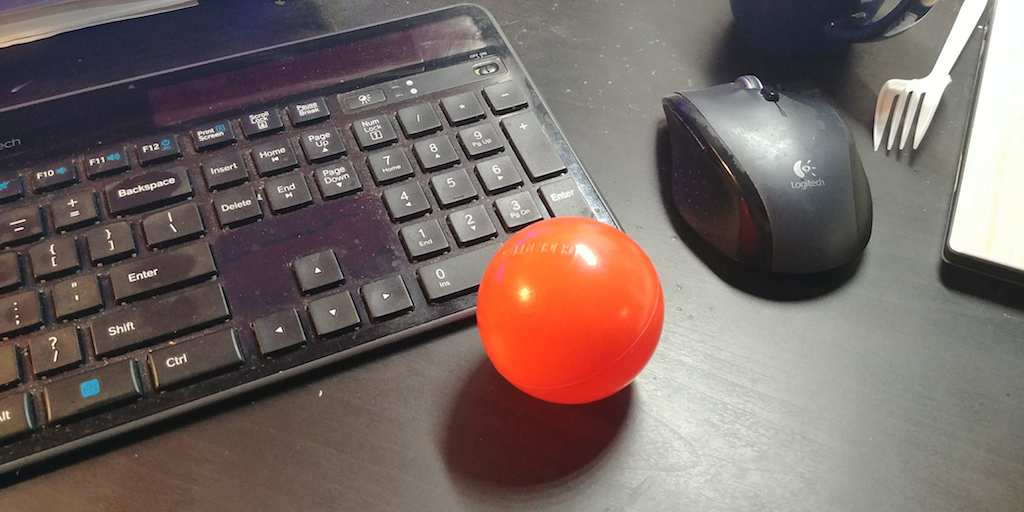
#> input picture red_ball_lighting.jpg, 1024 x 512 px
$ jupyter execute Circle_Detection.ipynb   (shell and % lines are left out)
#> lines starting #> are read from the running program, lines starting #| are printed output that depends on the picture
[cell 1]
import cv2
import numpy as np
from matplotlib import pyplot as plt
import matplotlib.image as mpimg
import argparse
print("loaded packages")

[cell 2]
### Detect circles in the image ###

img = cv2.imread('red_ball_lighting.jpg',0)
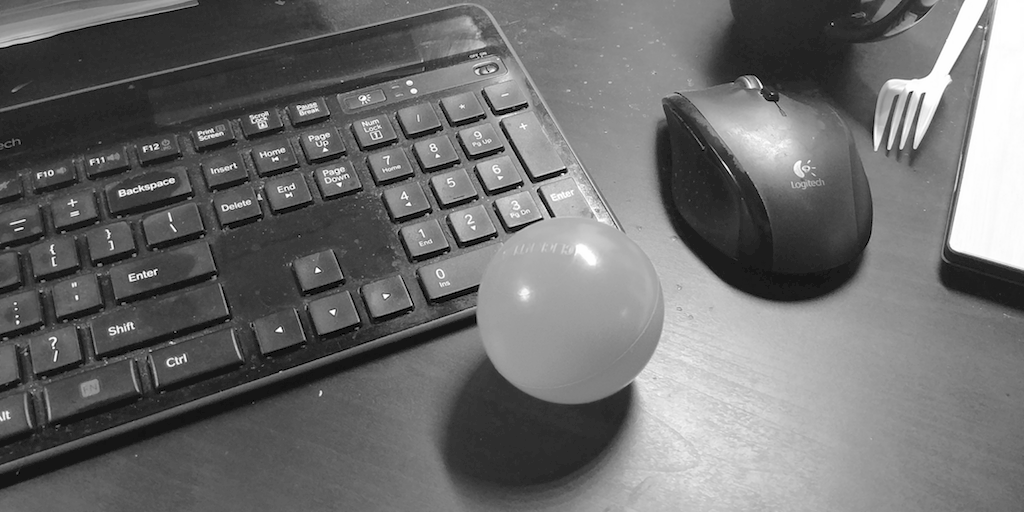
#> img: shape (512, 1024); min 0, max 255, mean 109.5
img = cv2.medianBlur(img,5)

cimg = cv2.cvtColor(img, cv2.COLOR_GRAY2BGR)
plt.imshow(img)
circles = cv2.HoughCircles(img, cv2.HOUGH_GRADIENT,1,20,
                            param1=50,param2=30,minRadius=90,maxRadius=100)
#> circles = [[570.5, 309.5, 93.9]]
circles = np.uint16(np.around(circles))
#> circles = [[570, 310, 94]]
circles = np.uint16(np.around(circles))
for i in circles[0,:]:
    # draw the outer circle
    cv2.circle(cimg,(i[0],i[1]),i[2],(0,255,0),2)
    # draw the center of the circle
    cv2.circle(cimg,(i[0],i[1]),2,(0,0,255),3)
    print("Center: " + str(i[0]) +"," +str(i[1]))
#> this loop made 1 pass
#| Center: 570,310
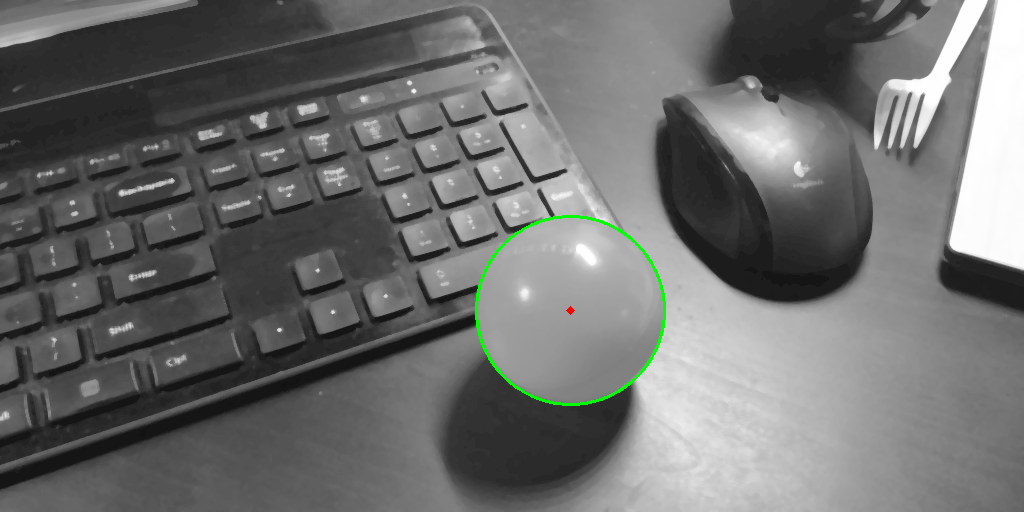
#> cimg: shape (512, 1024, 3); mean B, G, R 108.7, 109.6, 108.7
plt.imshow(cimg)
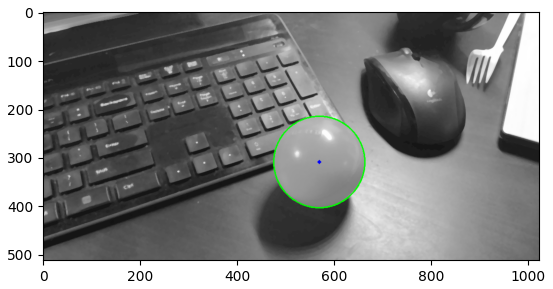
#> figure drawn by matplotlib, 1 panel
